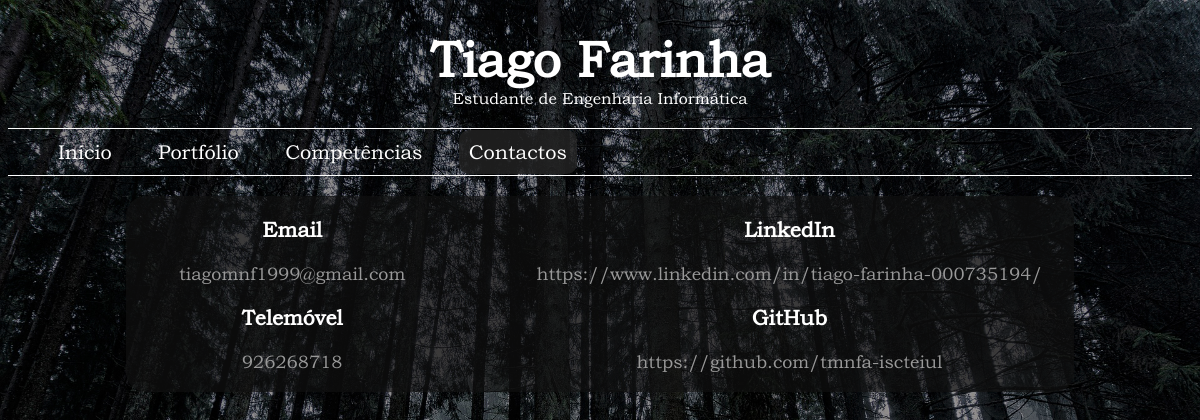
Before: /contacts/ with the older database file.
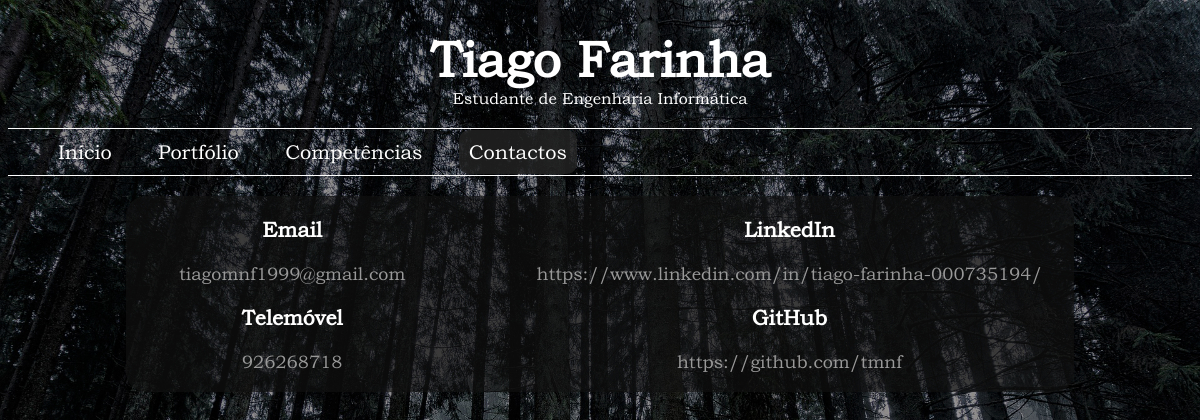
After: the same page with the newer database file.
### main_app/models.py (models this page shows, shortened)
class Contact(models.Model):
    contact_type = models.IntegerField()
    contact_info = models.CharField(max_length=100)

### main_app/views.py (the view)
# urls.py: path('contacts/', views.contacts, name='contacts_view'),
def contacts(request):
    check_language(request)
    conts = {
        "email": Contact.objects.get(contact_type=CONSTANTS.EMAIL).contact_info,
        "phone": Contact.objects.get(contact_type=CONSTANTS.PHONE).contact_info,
        "linkedin": Contact.objects.get(contact_type=CONSTANTS.LINKEDIN).contact_info,
        "github": Contact.objects.get(contact_type=CONSTANTS.GITHUB).contact_info,
        "active": "contacts"
    }
    conts = {**conts, **LanguageUtils.get_base_words(request)}
    return render(request, "ContactsPage.html", conts)

### main_app/views.py (called while the page is built)
def check_language(request):
    try:
        request.session['lang']
    except KeyError:
        request.session['lang'] = 'pt'

### templates/ContactsPage.html (shortened to what this page needs)
{% extends "DefaultPage.html" %}
{% block content %}
    <section class="contacts_style">
        <div class="left_contacts">
            <div>
                <h3> Email </h3>
                <a href="mailto:{{ email }}" target="_top"> {{ email }} </a>
            </div>
            <div>
                <h3> {{ phone_text }} </h3>
                <a href="tel:+351{{ phone }}" target="_top"> {{ phone }}</a>
            </div>
        </div>
        <div class="right_contacts">
            <div>
                <h3> LinkedIn </h3>
                <a target="_blank" href= {{ linkedin }}>  {{ linkedin }} </a>
            </div>
            <h3> GitHub </h3>
            <a target="_blank" href= {{ github }}>  {{ github }} </a>
        </div>
    </section>
{% endblock content %}

Changed rows visible on the page:
changed Contact: contact_info "https://github.com/tmnfa-iscteiul" → "https://github.com/tmnf"
